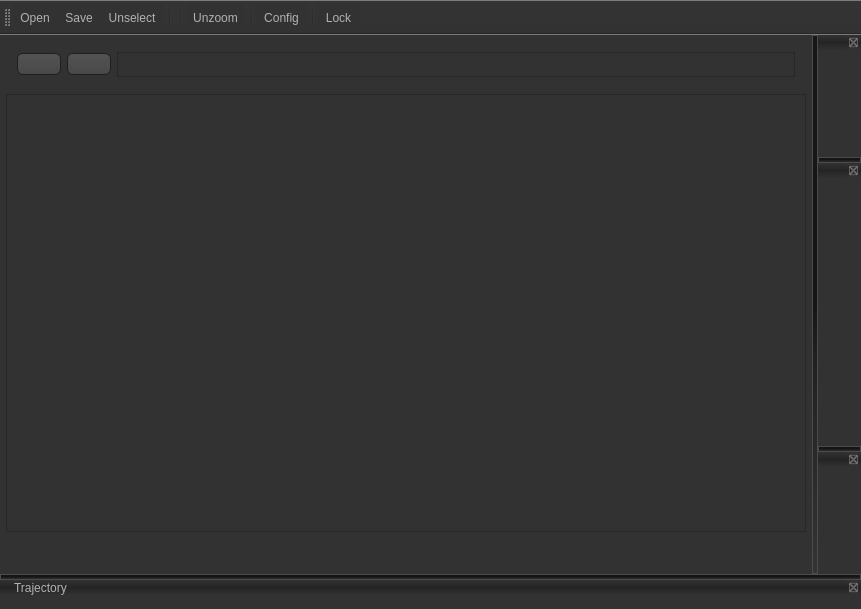
<?xml version="1.0" encoding="UTF-8"?>
<ui version="4.0">
 <class>EditorWindow</class>
 <widget class="QMainWindow" name="EditorWindow">
  <property name="windowModality">
   <enum>Qt::NonModal</enum>
  </property>
  <property name="enabled">
   <bool>true</bool>
  </property>
  <property name="geometry">
   <rect>
    <x>0</x>
    <y>0</y>
    <width>861</width>
    <height>609</height>
   </rect>
  </property>
  <property name="sizePolicy">
   <sizepolicy hsizetype="Preferred" vsizetype="Preferred">
    <horstretch>0</horstretch>
    <verstretch>0</verstretch>
   </sizepolicy>
  </property>
  <property name="windowTitle">
   <string>Annotation Editor</string>
  </property>
  <property name="styleSheet">
   <string notr="true">
QToolTip
{
     border: 1px solid black;
     background-color: #ffa02f;
     padding: 1px;
     border-radius: 3px;
     opacity: 100;
}

QWidget
{
    color: #b1b1b1;
    background-color: #323232;
}

QWidget:item:hover
{
    background-color: rgba(255, 160, 47,50);
    color: #000000;
}

QWidget:item:selected
{
    background-color:  QLinearGradient( x1: 0, y1: 0, x2: 0, y2: 1, stop: 0 #ffa02f, stop: 1 #d7801a);
}

QMenuBar::item
{
    background: transparent;
}

QMenuBar::item:selected
{
    background: transparent;
    border: 1px solid #ffaa00;
}

QMenuBar::item:pressed
{
    background: #444;
    border: 1px solid #000;
    background-color: QLinearGradient(
        x1:0, y1:0,
        x2:0, y2:1,
        stop:1 #212121,
        stop:0.4 #343434/*,
        stop:0.2 #343434,
        stop:0.1 #ffaa00*/
    );
    margin-bottom:-1px;
    padding-bottom:1px;
}

QMenu
{
    border: 1px solid #000;
}

QMenu::item
{
    padding: 2px 20px 2px 20px;
}

QMenu::item:selected
{
    color: #000000;
}

QWidget:disabled
{
    color: #595959;
    background-color: #3f3f3f;
}

QAbstractItemView
{
    background-color: QLinearGradient( x1: 0, y1: 0, x2: 0, y2: 1, stop: 0 #4d4d4d, stop: 0.1 #646464, stop: 1 #5d5d5d);
}

QWidget:focus
{
    /*border: 2px solid QLinearGradient( x1: 0, y1: 0, x2: 0, y2: 1, stop: 0 #ffa02f, stop: 1 #d7801a);*/
}

QLineEdit
{
    background-color: QLinearGradient( x1: 0, y1: 0, x2: 0, y2: 1, stop: 0 #4d4d4d, stop: 0 #646464, stop: 1 #5d5d5d);
    padding: 1px;
    border-style: solid;
    border: 1px solid #1e1e1e;
    border-radius: 5;
}

QPushButton
{
    color: #b1b1b1;
    background-color: QLinearGradient( x1: 0, y1: 0, x2: 0, y2: 1, stop: 0 #565656, stop: 0.1 #525252, stop: 0.5 #4e4e4e, stop: 0.9 #4a4a4a, stop: 1 #464646);
    border-width: 1px;
    border-color: #1e1e1e;
    border-style: solid;
    border-radius: 6;
    padding: 3px;
    font-size: 12px;
    padding-left: 5px;
    padding-right: 5px;
}

QPushButton:pressed
{
    background-color: QLinearGradient( x1: 0, y1: 0, x2: 0, y2: 1, stop: 0 #2d2d2d, stop: 0.1 #2b2b2b, stop: 0.5 #292929, stop: 0.9 #282828, stop: 1 #252525);
}

QComboBox
{
    selection-background-color: #ffaa00;
    background-color: QLinearGradient( x1: 0, y1: 0, x2: 0, y2: 1, stop: 0 #565656, stop: 0.1 #525252, stop: 0.5 #4e4e4e, stop: 0.9 #4a4a4a, stop: 1 #464646);
    border-style: solid;
    border: 1px solid #1e1e1e;
    border-radius: 5;
}

QComboBox:hover,QPushButton:hover
{
    border: 2px solid QLinearGradient( x1: 0, y1: 0, x2: 0, y2: 1, stop: 0 #ffa02f, stop: 1 #d7801a);
}

/*
QComboBox:on
{
    padding-top: 3px;
    padding-left: 4px;
    background-color: QLinearGradient( x1: 0, y1: 0, x2: 0, y2: 1, stop: 0 #2d2d2d, stop: 0.1 #2b2b2b, stop: 0.5 #292929, stop: 0.9 #282828, stop: 1 #252525);
    selection-background-color: #ffaa00;
}


QComboBox QAbstractItemView
{
    border: 2px solid darkgray;
    selection-background-color: QLinearGradient( x1: 0, y1: 0, x2: 0, y2: 1, stop: 0 #ffa02f, stop: 1 #d7801a);
}
*/

QGroupBox:focus
{
border: 2px solid QLinearGradient( x1: 0, y1: 0, x2: 0, y2: 1, stop: 0 #ffa02f, stop: 1 #d7801a);
}

QTextEdit:focus
{
    border: 2px solid QLinearGradient( x1: 0, y1: 0, x2: 0, y2: 1, stop: 0 #ffa02f, stop: 1 #d7801a);
}

QScrollBar:horizontal {
     border: 1px solid #222222;
     background: QLinearGradient( x1: 0, y1: 0, x2: 0, y2: 1, stop: 0.0 #121212, stop: 0.2 #282828, stop: 1 #484848);
     height: 7px;
     margin: 0px 16px 0 16px;
}

QScrollBar::handle:horizontal
{
      background: QLinearGradient( x1: 0, y1: 0, x2: 1, y2: 0, stop: 0 #ffa02f, stop: 0.5 #d7801a, stop: 1 #ffa02f);
      min-height: 20px;
      border-radius: 2px;
}

QScrollBar::add-line:horizontal {
      border: 1px solid #1b1b19;
      border-radius: 2px;
      background: QLinearGradient( x1: 0, y1: 0, x2: 1, y2: 0, stop: 0 #ffa02f, stop: 1 #d7801a);
      width: 14px;
      subcontrol-position: right;
      subcontrol-origin: margin;
}

QScrollBar::sub-line:horizontal {
      border: 1px solid #1b1b19;
      border-radius: 2px;
      background: QLinearGradient( x1: 0, y1: 0, x2: 1, y2: 0, stop: 0 #ffa02f, stop: 1 #d7801a);
      width: 14px;
     subcontrol-position: left;
     subcontrol-origin: margin;
}

QScrollBar::right-arrow:horizontal, QScrollBar::left-arrow:horizontal
{
      border: 1px solid black;
      width: 1px;
      height: 1px;
      background: white;
}

QScrollBar::add-page:horizontal, QScrollBar::sub-page:horizontal
{
      background: none;
}

QScrollBar:vertical
{
      background: QLinearGradient( x1: 0, y1: 0, x2: 1, y2: 0, stop: 0.0 #121212, stop: 0.2 #282828, stop: 1 #484848);
      width: 15px;
      margin: 16px 0 16px 0;
      border: 1px solid #222222;
}

QScrollBar::handle:vertical
{
      background: QLinearGradient( x1: 0, y1: 0, x2: 0, y2: 1, stop: 0 #ffa02f, stop: 0.5 #d7801a, stop: 1 #ffa02f);
      min-height: 20px;
      border-radius: 2px;
}

QScrollBar::add-line:vertical
{
      border: 1px solid #1b1b19;
      border-radius: 2px;
      background: QLinearGradient( x1: 0, y1: 0, x2: 0, y2: 1, stop: 0 #ffa02f, stop: 1 #d7801a);
      height: 14px;
      subcontrol-position: bottom;
      subcontrol-origin: margin;
}

QScrollBar::sub-line:vertical
{
      border: 1px solid #1b1b19;
      border-radius: 2px;
      background: QLinearGradient( x1: 0, y1: 0, x2: 0, y2: 1, stop: 0 #d7801a, stop: 1 #ffa02f);
      height: 14px;
      subcontrol-position: top;
      subcontrol-origin: margin;
}

QScrollBar::up-arrow:vertical, QScrollBar::down-arrow:vertical
{
      border: 1px solid black;
      width: 1px;
      height: 1px;
      background: white;
}


QScrollBar::add-page:vertical, QScrollBar::sub-page:vertical
{
      background: none;
}

QTextEdit
{
    background-color: #242424;
}

QPlainTextEdit
{
    background-color: #242424;
}

QHeaderView::section
{
    background-color: QLinearGradient(x1:0, y1:0, x2:0, y2:1, stop:0 #616161, stop: 0.5 #505050, stop: 0.6 #434343, stop:1 #656565);
    color: white;
    padding-left: 4px;
    border: 1px solid #6c6c6c;
}

QCheckBox:disabled
{
color: #414141;
}

QDockWidget::title
{
    text-align: center;
    spacing: 3px; /* spacing between items in the tool bar */
    background-color: QLinearGradient(x1:0, y1:0, x2:0, y2:1, stop:0 #323232, stop: 0.5 #242424, stop:1 #323232);
}

QDockWidget::close-button, QDockWidget::float-button
{
    text-align: center;
    spacing: 1px; /* spacing between items in the tool bar */
    background-color: QLinearGradient(x1:0, y1:0, x2:0, y2:1, stop:0 #323232, stop: 0.5 #242424, stop:1 #323232);
}

QDockWidget::close-button:hover, QDockWidget::float-button:hover
{
    background: #242424;
}

QDockWidget::close-button:pressed, QDockWidget::float-button:pressed
{
    padding: 1px -1px -1px 1px;
}

QMainWindow::separator
{
    background-color: QLinearGradient(x1:0, y1:0, x2:0, y2:1, stop:0 #161616, stop: 0.5 #151515, stop: 0.6 #212121, stop:1 #343434);
    color: white;
    padding-left: 4px;
    border: 1px solid #4c4c4c;
    spacing: 3px; /* spacing between items in the tool bar */
}

QMainWindow::separator:hover
{

    background-color: QLinearGradient(x1:0, y1:0, x2:0, y2:1, stop:0 #d7801a, stop:0.5 #b56c17 stop:1 #ffa02f);
    color: white;
    padding-left: 4px;
    border: 1px solid #6c6c6c;
    spacing: 3px; /* spacing between items in the tool bar */
}

QToolBar::handle
{
     spacing: 3px; /* spacing between items in the tool bar */
     background: url(:/images/handle.png);
}

QMenu::separator
{
    height: 2px;
    background-color: QLinearGradient(x1:0, y1:0, x2:0, y2:1, stop:0 #161616, stop: 0.5 #151515, stop: 0.6 #212121, stop:1 #343434);
    color: white;
    padding-left: 4px;
    margin-left: 10px;
    margin-right: 5px;
}

QProgressBar
{
    border: 2px solid grey;
    border-radius: 5px;
    text-align: center;
}

QProgressBar::chunk
{
    background-color: #d7801a;
    width: 2.15px;
    margin: 0.5px;
}

QTabBar::tab {
    color: #b1b1b1;
    border: 1px solid #444;
    border-bottom-style: none;
    background-color: #323232;
    padding-left: 10px;
    padding-right: 10px;
    padding-top: 3px;
    padding-bottom: 2px;
    margin-right: -1px;
}

QTabWidget::pane {
    border: 1px solid #444;
    top: 1px;
}

QTabBar::tab:last
{
    margin-right: 0; /* the last selected tab has nothing to overlap with on the right */
    border-top-right-radius: 3px;
}

QTabBar::tab:first:!selected
{
 margin-left: 0px; /* the last selected tab has nothing to overlap with on the right */


    border-top-left-radius: 3px;
}

QTabBar::tab:!selected
{
    color: #b1b1b1;
    border-bottom-style: solid;
    margin-top: 3px;
    background-color: QLinearGradient(x1:0, y1:0, x2:0, y2:1, stop:1 #212121, stop:.4 #343434);
}

QTabBar::tab:selected
{
    border-top-left-radius: 3px;
    border-top-right-radius: 3px;
    margin-bottom: 0px;
}

QTabBar::tab:!selected:hover
{
    /*border-top: 2px solid #ffaa00;
    padding-bottom: 3px;*/
    border-top-left-radius: 3px;
    border-top-right-radius: 3px;
    background-color: QLinearGradient(x1:0, y1:0, x2:0, y2:1, stop:1 #212121, stop:0.4 #343434, stop:0.2 #343434, stop:0.1 #ffaa00);
}

QRadioButton::indicator:checked, QRadioButton::indicator:unchecked{
    color: #b1b1b1;
    background-color: #323232;
    border: 1px solid #b1b1b1;
    border-radius: 6px;
}

QRadioButton::indicator:checked
{
    background-color: qradialgradient(
        cx: 0.5, cy: 0.5,
        fx: 0.5, fy: 0.5,
        radius: 1.0,
        stop: 0.25 #ffaa00,
        stop: 0.3 #323232
    );
}

QRadioButton::indicator
{
    border-radius: 6px;
}

QRadioButton::indicator:hover
{
    border: 1px solid #ffaa00;
}


QCheckBox::indicator:disabled, QRadioButton::indicator:disabled
{
    border: 1px solid #444;
}

QToolButton
{
	height: 20px;
}

QToolButton:checked
{
	border: 2px solid red;
    border-radius: 3px;
	color: red;
   font-weight: bold;
}

QToolBar:separator
{
	width:10px;
}
</string>
  </property>
  <property name="iconSize">
   <size>
    <width>16</width>
    <height>16</height>
   </size>
  </property>
  <property name="tabShape">
   <enum>QTabWidget::Rounded</enum>
  </property>
  <widget class="QWidget" name="centralWidget">
   <property name="sizePolicy">
    <sizepolicy hsizetype="Expanding" vsizetype="Expanding">
     <horstretch>0</horstretch>
     <verstretch>0</verstretch>
    </sizepolicy>
   </property>
   <property name="layoutDirection">
    <enum>Qt::LeftToRight</enum>
   </property>
   <layout class="QVBoxLayout" name="verticalLayout" stretch="0,40,1">
    <property name="spacing">
     <number>6</number>
    </property>
    <property name="leftMargin">
     <number>6</number>
    </property>
    <property name="topMargin">
     <number>6</number>
    </property>
    <property name="rightMargin">
     <number>6</number>
    </property>
    <property name="bottomMargin">
     <number>6</number>
    </property>
    <item>
     <widget class="QFrame" name="m_PeriodFrame">
      <layout class="QHBoxLayout" name="periodLayout">
       <item>
        <widget class="QPushButton" name="m_PeriodPrevButton">
         <property name="text">
          <string/>
         </property>
         <property name="iconSize">
          <size>
           <width>12</width>
           <height>12</height>
          </size>
         </property>
        </widget>
       </item>
       <item>
        <widget class="QPushButton" name="m_PeriodNextButton">
         <property name="text">
          <string/>
         </property>
         <property name="iconSize">
          <size>
           <width>12</width>
           <height>12</height>
          </size>
         </property>
        </widget>
       </item>
       <item>
        <widget class="EditorInterestingPeriodWidget" name="m_PeriodWidget">
         <property name="maximumSize">
          <size>
           <width>16777215</width>
           <height>25</height>
          </size>
         </property>
         <property name="verticalScrollBarPolicy">
          <enum>Qt::ScrollBarAlwaysOff</enum>
         </property>
         <property name="horizontalScrollBarPolicy">
          <enum>Qt::ScrollBarAlwaysOff</enum>
         </property>
        </widget>
       </item>
      </layout>
     </widget>
    </item>
    <item>
     <widget class="EditorGraphicsView" name="m_EditorView">
      <property name="enabled">
       <bool>true</bool>
      </property>
      <property name="sizePolicy">
       <sizepolicy hsizetype="Expanding" vsizetype="Expanding">
        <horstretch>0</horstretch>
        <verstretch>0</verstretch>
       </sizepolicy>
      </property>
      <property name="font">
       <font>
        <pointsize>8</pointsize>
       </font>
      </property>
      <property name="autoFillBackground">
       <bool>false</bool>
      </property>
      <property name="backgroundBrush">
       <brush brushstyle="SolidPattern">
        <color alpha="255">
         <red>0</red>
         <green>0</green>
         <blue>0</blue>
        </color>
       </brush>
      </property>
     </widget>
    </item>
    <item>
     <widget class="EditorTimelineWidget" name="timelineWidget" native="true">
      <property name="minimumSize">
       <size>
        <width>0</width>
        <height>30</height>
       </size>
      </property>
     </widget>
    </item>
   </layout>
  </widget>
  <widget class="QToolBar" name="extraToolBar">
   <property name="enabled">
    <bool>true</bool>
   </property>
   <property name="sizePolicy">
    <sizepolicy hsizetype="Expanding" vsizetype="Expanding">
     <horstretch>0</horstretch>
     <verstretch>0</verstretch>
    </sizepolicy>
   </property>
   <property name="windowTitle">
    <string>toolBar</string>
   </property>
   <property name="iconSize">
    <size>
     <width>24</width>
     <height>24</height>
    </size>
   </property>
   <attribute name="toolBarArea">
    <enum>TopToolBarArea</enum>
   </attribute>
   <attribute name="toolBarBreak">
    <bool>false</bool>
   </attribute>
   <addaction name="actionOpen"/>
   <addaction name="actionSave"/>
   <addaction name="actionUnselectObjects"/>
   <addaction name="separator"/>
   <addaction name="separator"/>
   <addaction name="actionUnzoom"/>
   <addaction name="separator"/>
   <addaction name="actionConfig"/>
   <addaction name="separator"/>
   <addaction name="actionLockEdit"/>
  </widget>
  <widget class="QDockWidget" name="sequncesDockWidget">
   <property name="features">
    <set>QDockWidget::AllDockWidgetFeatures</set>
   </property>
   <property name="windowTitle">
    <string>Sequences</string>
   </property>
   <attribute name="dockWidgetArea">
    <number>2</number>
   </attribute>
   <widget class="EditorSequencesWidget" name="sequencesWidget"/>
  </widget>
  <widget class="QDockWidget" name="annotationDockWidget">
   <property name="minimumSize">
    <size>
     <width>35</width>
     <height>35</height>
    </size>
   </property>
   <property name="font">
    <font>
     <pointsize>8</pointsize>
     <weight>50</weight>
     <italic>false</italic>
     <bold>false</bold>
     <underline>false</underline>
     <strikeout>false</strikeout>
     <stylestrategy>PreferDefault</stylestrategy>
     <kerning>true</kerning>
    </font>
   </property>
   <property name="layoutDirection">
    <enum>Qt::LeftToRight</enum>
   </property>
   <property name="styleSheet">
    <string notr="true">/*QDockWidget::title {
	text-align: left;
	padding-left: 10px;
}*/</string>
   </property>
   <property name="floating">
    <bool>false</bool>
   </property>
   <property name="features">
    <set>QDockWidget::AllDockWidgetFeatures</set>
   </property>
   <property name="allowedAreas">
    <set>Qt::AllDockWidgetAreas</set>
   </property>
   <property name="windowTitle">
    <string>Annotations</string>
   </property>
   <attribute name="dockWidgetArea">
    <number>2</number>
   </attribute>
   <widget class="EditorAnnotationWidget" name="annotationWidget"/>
  </widget>
  <widget class="QDockWidget" name="trajectoryDockWidget">
   <property name="minimumSize">
    <size>
     <width>35</width>
     <height>29</height>
    </size>
   </property>
   <property name="maximumSize">
    <size>
     <width>524287</width>
     <height>524287</height>
    </size>
   </property>
   <property name="styleSheet">
    <string notr="true">QDockWidget::title {
	text-align: left;
	padding-left: 10px;
}</string>
   </property>
   <property name="floating">
    <bool>false</bool>
   </property>
   <property name="features">
    <set>QDockWidget::AllDockWidgetFeatures</set>
   </property>
   <property name="windowTitle">
    <string>Trajectory</string>
   </property>
   <attribute name="dockWidgetArea">
    <number>8</number>
   </attribute>
   <widget class="EditorTrajectoryWidget" name="trajectoryWidget"/>
  </widget>
  <widget class="QDockWidget" name="propertyDockWidget">
   <property name="windowTitle">
    <string>Property</string>
   </property>
   <attribute name="dockWidgetArea">
    <number>2</number>
   </attribute>
   <widget class="EditorPropertyWidget" name="dockWidgetContents"/>
  </widget>
  <action name="actionSave">
   <property name="text">
    <string>Save</string>
   </property>
   <property name="toolTip">
    <string>Save</string>
   </property>
   <property name="shortcut">
    <string>Ctrl+S</string>
   </property>
  </action>
  <action name="actionUnselectObjects">
   <property name="text">
    <string>Unselect</string>
   </property>
   <property name="toolTip">
    <string>Unselect objects</string>
   </property>
  </action>
  <action name="actionConfig">
   <property name="text">
    <string>Config</string>
   </property>
   <property name="toolTip">
    <string>Config</string>
   </property>
   <property name="menuRole">
    <enum>QAction::TextHeuristicRole</enum>
   </property>
   <property name="iconVisibleInMenu">
    <bool>true</bool>
   </property>
  </action>
  <action name="actionShutdown">
   <property name="text">
    <string>Shutdown</string>
   </property>
   <property name="toolTip">
    <string>Shutdonw</string>
   </property>
   <property name="shortcut">
    <string>Esc</string>
   </property>
  </action>
  <action name="actionUnzoom">
   <property name="text">
    <string>Unzoom</string>
   </property>
   <property name="toolTip">
    <string>Unzoom</string>
   </property>
  </action>
  <action name="actionOpen">
   <property name="text">
    <string>Open</string>
   </property>
   <property name="toolTip">
    <string>Open</string>
   </property>
  </action>
  <action name="actionLockEdit">
   <property name="checkable">
    <bool>true</bool>
   </property>
   <property name="enabled">
    <bool>true</bool>
   </property>
   <property name="text">
    <string>Lock </string>
   </property>
   <property name="toolTip">
    <string>Lock scene object to edit</string>
   </property>
   <property name="shortcut">
    <string>Ctrl+Q</string>
   </property>
  </action>
  <zorder>sequncesDockWidget</zorder>
  <zorder>annotationDockWidget</zorder>
  <zorder>propertyDockWidget</zorder>
 </widget>
 <layoutdefault spacing="6" margin="11"/>
 <customwidgets>
  <customwidget>
   <class>EditorGraphicsView</class>
   <extends>QGraphicsView</extends>
   <header>EditorGraphicsView.h</header>
   <slots>
    <slot>onSectionChanged(CSection*)</slot>
    <slot>fitScene()</slot>
   </slots>
  </customwidget>
  <customwidget>
   <class>EditorTimelineWidget</class>
   <extends>QWidget</extends>
   <header>EditorTimelineWidget.h</header>
   <container>1</container>
  </customwidget>
  <customwidget>
   <class>EditorAnnotationWidget</class>
   <extends>QWidget</extends>
   <header>EditorAnnotationWidget.h</header>
   <container>1</container>
   <slots>
    <signal>sectionChanged(CSection*)</signal>
   </slots>
  </customwidget>
  <customwidget>
   <class>EditorTrajectoryWidget</class>
   <extends>QWidget</extends>
   <header>EditorTrajectoryWidget.h</header>
   <container>1</container>
   <slots>
    <slot>visibilityChanged(bool)</slot>
   </slots>
  </customwidget>
  <customwidget>
   <class>EditorInterestingPeriodWidget</class>
   <extends>QGraphicsView</extends>
   <header>EditorInterestingPeriodWidget.h</header>
   <slots>
    <slot>nextPeriod()</slot>
    <slot>prevPeriod()</slot>
   </slots>
  </customwidget>
  <customwidget>
   <class>EditorSequencesWidget</class>
   <extends>QWidget</extends>
   <header>EditorSequencesWidget.h</header>
   <container>1</container>
  </customwidget>
  <customwidget>
   <class>EditorPropertyWidget</class>
   <extends>QWidget</extends>
   <header>EditorPropertyWidget.h</header>
   <container>1</container>
  </customwidget>
 </customwidgets>
 <resources/>
 <connections>
  <connection>
   <sender>actionSave</sender>
   <signal>triggered()</signal>
   <receiver>EditorWindow</receiver>
   <slot>save()</slot>
   <hints>
    <hint type="sourcelabel">
     <x>-1</x>
     <y>-1</y>
    </hint>
    <hint type="destinationlabel">
     <x>456</x>
     <y>311</y>
    </hint>
   </hints>
  </connection>
  <connection>
   <sender>actionUnselectObjects</sender>
   <signal>triggered()</signal>
   <receiver>EditorWindow</receiver>
   <slot>unselectAll()</slot>
   <hints>
    <hint type="sourcelabel">
     <x>-1</x>
     <y>-1</y>
    </hint>
    <hint type="destinationlabel">
     <x>456</x>
     <y>311</y>
    </hint>
   </hints>
  </connection>
  <connection>
   <sender>actionConfig</sender>
   <signal>triggered()</signal>
   <receiver>EditorWindow</receiver>
   <slot>showConfig()</slot>
   <hints>
    <hint type="sourcelabel">
     <x>-1</x>
     <y>-1</y>
    </hint>
    <hint type="destinationlabel">
     <x>435</x>
     <y>279</y>
    </hint>
   </hints>
  </connection>
  <connection>
   <sender>actionShutdown</sender>
   <signal>triggered()</signal>
   <receiver>EditorWindow</receiver>
   <slot>shutdown()</slot>
   <hints>
    <hint type="sourcelabel">
     <x>-1</x>
     <y>-1</y>
    </hint>
    <hint type="destinationlabel">
     <x>435</x>
     <y>279</y>
    </hint>
   </hints>
  </connection>
  <connection>
   <sender>actionUnzoom</sender>
   <signal>triggered()</signal>
   <receiver>m_EditorView</receiver>
   <slot>fitScene()</slot>
   <hints>
    <hint type="sourcelabel">
     <x>-1</x>
     <y>-1</y>
    </hint>
    <hint type="destinationlabel">
     <x>422</x>
     <y>276</y>
    </hint>
   </hints>
  </connection>
  <connection>
   <sender>actionOpen</sender>
   <signal>triggered()</signal>
   <receiver>EditorWindow</receiver>
   <slot>loadVideoFromDialog()</slot>
   <hints>
    <hint type="sourcelabel">
     <x>-1</x>
     <y>-1</y>
    </hint>
    <hint type="destinationlabel">
     <x>419</x>
     <y>233</y>
    </hint>
   </hints>
  </connection>
  <connection>
   <sender>actionLockEdit</sender>
   <signal>triggered()</signal>
   <receiver>EditorWindow</receiver>
   <slot>lockEdit()</slot>
   <hints>
    <hint type="sourcelabel">
     <x>-1</x>
     <y>-1</y>
    </hint>
    <hint type="destinationlabel">
     <x>478</x>
     <y>309</y>
    </hint>
   </hints>
  </connection>
 </connections>
 <slots>
  <slot>save()</slot>
  <slot>unselectAll()</slot>
  <slot>showConfig()</slot>
  <slot>shutdown()</slot>
  <slot>onTabVisibilityChanged(bool)</slot>
  <slot>loadVideoFromDialog()</slot>
  <slot>lockEdit()</slot>
 </slots>
</ui>
